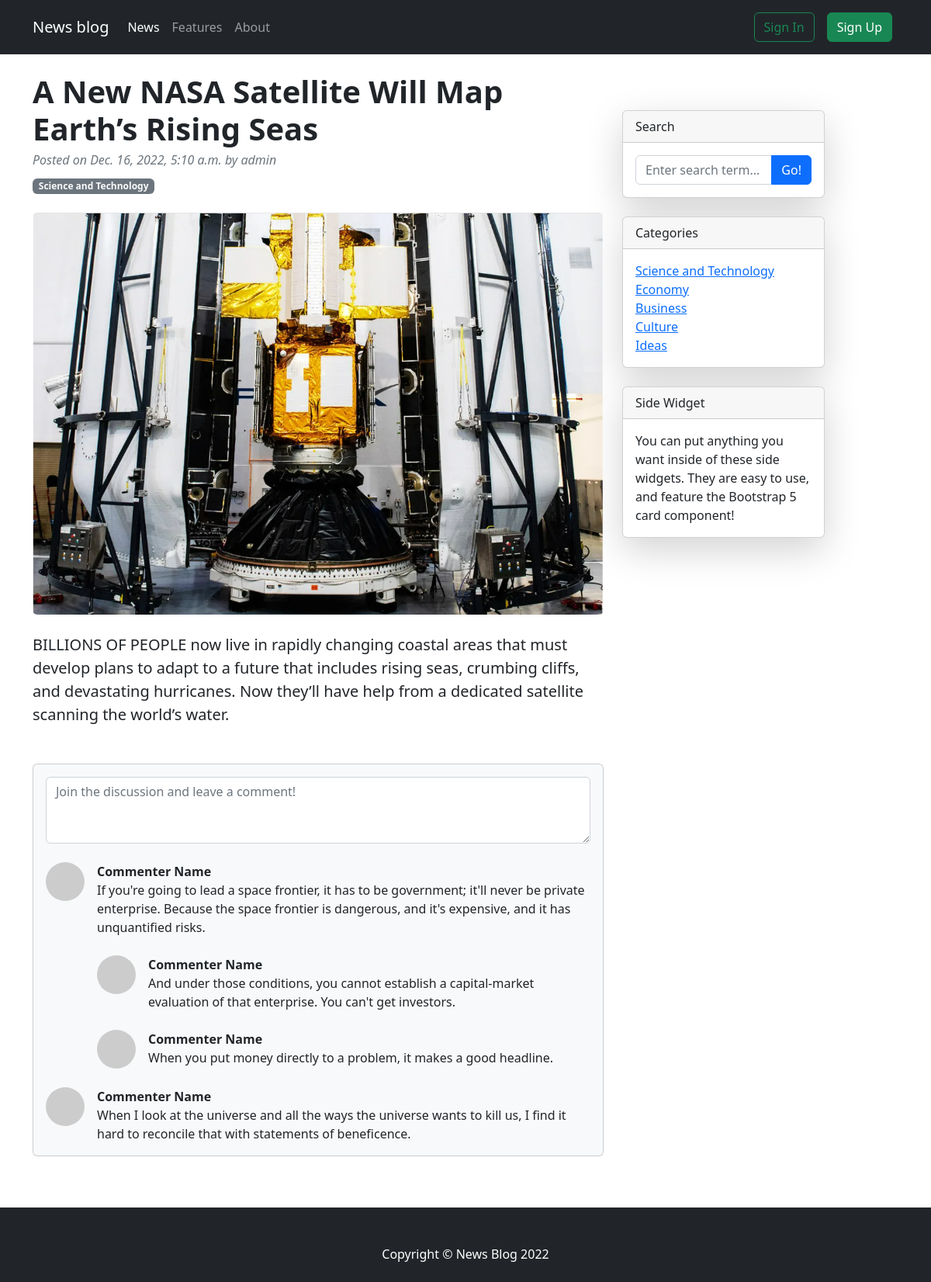
Page /2/ on the committed database.
### news/models.py (models this page shows, shortened)
class News(models.Model):
    author = models.ForeignKey(User, on_delete=models.CASCADE)
    category = models.ForeignKey(Category, on_delete=models.CASCADE)
    title = models.CharField(max_length=100)
    description = models.CharField(max_length=150)
    image = models.ImageField(upload_to='news/images/')
    article = models.TextField()
    date = models.DateTimeField(auto_now=True)
    class Meta:
        verbose_name_plural = 'News'

class Category(models.Model):
    name = models.CharField(max_length=32)
    class Meta:
        verbose_name_plural = 'Category'
    def __str__(self):
        return self.name

### news/views.py (the view)
# urls.py: path('<int:news_pk>/', news_views.article, name='article'),
def article(request, news_pk):
    categories = Category.objects.all()
    try:
        news = News.objects.get(pk=news_pk)
        context = {'page_name': news.title, 'news': news, 'categories': categories}
        return render(request, template_name='article.html', context=context)
    except News.DoesNotExist:
        context = {'page_name': 'Does Not Exist', 'categories': categories, 'error': 'This article does not exist'}
        return render(request, template_name='article.html', context=context)

### news/templates/article.html (shortened to what this page needs)
{% extends 'base.html' %}
{% block content %}
{% if news %}
        <div class="container mt-4 mb-4">
            <div class="row">
                <div class="col-lg-8">
                    <article>
                        <header class="mb-4">
                            <h1 class="fw-bolder mb-1">{{ news.title }}</h1>
                            <div class="text-muted fst-italic mb-2">Posted on {{ news.date }} by {{ news.author }}</div>
                            <a class="badge bg-secondary text-decoration-none link-light" href="#!">{{ news.category }}</a>
                        </header>
                        <figure class="mb-4"><img class="img-fluid rounded" src="{{ news.image.url }}" alt="..." /></figure>
                        <section class="mb-5">
                            <p class="fs-5 mb-4">{{ news.article }}</p>
                        </section>
                    </article>
                    <section class="mb-5">
                        <div class="card bg-light">
                            <div class="card-body">
                                <form class="mb-4"><textarea class="form-control" rows="3" placeholder="Join the discussion and leave a comment!"></textarea></form>
                                <div class="d-flex mb-4">
                                    <div class="flex-shrink-0"><img class="rounded-circle" src="https://dummyimage.com/50x50/ced4da/6c757d.jpg" alt="..." /></div>
                                    <div class="ms-3">
                                        <div class="fw-bold">Commenter Name</div>
                                        If you're going to lead a space frontier, it has to be government; it'll never be private enterprise. Because the space frontier is dangerous, and it's expensive, and it has unquantified risks.
                                        <div class="d-flex mt-4">
                                            <div class="flex-shrink-0"><img class="rounded-circle" src="https://dummyimage.com/50x50/ced4da/6c757d.jpg" alt="..." /></div>
                                            <div class="ms-3">
                                                <div class="fw-bold">Commenter Name</div>
                                                And under those conditions, you cannot establish a capital-market evaluation of that enterprise. You can't get investors.
                                            </div>
                                        </div>
                                        <div class="d-flex mt-4">
                                            <div class="flex-shrink-0"><img class="rounded-circle" src="https://dummyimage.com/50x50/ced4da/6c757d.jpg" alt="..." /></div>
                                            <div class="ms-3">
                                                <div class="fw-bold">Commenter Name</div>
                                                When you put money directly to a problem, it makes a good headline.
                                            </div>
                                        </div>
                                    </div>
                                </div>
                                <div class="d-flex">
                                    <div class="flex-shrink-0"><img class="rounded-circle" src="https://dummyimage.com/50x50/ced4da/6c757d.jpg" alt="..." /></div>
                                    <div class="ms-3">
                                        <div class="fw-bold">Commenter Name</div>
                                        When I look at the universe and all the ways the universe wants to kill us, I find it hard to reconcile that with statements of beneficence.
                                    </div>
                                </div>
                            </div>
                        </div>
                    </section>
                </div>
{% endif %}
                <div class="col-lg-3 mt-5">
                    <div class="card mb-4 shadow-lg">
                        <div class="card-header">Search</div>
                        <div class="card-body">
                            <div class="input-group">
                                <input class="form-control" type="text" placeholder="Enter search term..." aria-label="Enter search term..." aria-describedby="button-search" />
                                <button class="btn btn-primary" id="button-search" type="button">Go!</button>
                            </div>
                        </div>
                    </div>
                    <div class="card mb-4 shadow-lg">
                    <div class="card-header">Categories</div>
                    <div class="card-body">
                        <div class="row">
                            <div class="col">
                                <ul class="list-unstyled mb-0">
                                    {% for cat in categories %}
                                    <li><a href="{% url 'news' cat.id %}">{{ cat }}</a></li>
                                    {% endfor %}
                                </ul>
                            </div>
                        </div>
                    </div>
                </div>
                    <div class="card mb-4 shadow-lg">
                        <div class="card-header">Side Widget</div>
                        <div class="card-body">You can put anything you want inside of these side widgets. They are easy to use, and feature the Bootstrap 5 card component!</div>
                    </div>
                </div>
            </div>
        </div>
{% endblock %}

### static/css/style.css (style rules this page uses)
* { margin: 0; padding: 0; }
html, body { height: 100%; }

### rows in the picture
News: title "A New NASA Satellite Will Map Earth’s Rising Seas", date "Dec. 16, 2022, 5:10 a.m.", author "admin", category "Science and Technology", image (picture), article "BILLIONS OF PEOPLE now live in rapidly changing coastal areas that must develop plans to adapt to a future that includes rising seas, crumbing cliffs, and devastating hurricanes. Now they’ll have help from a dedicated satellite scanning the world’s water."
Category: name "Science and Technology"
Category: name "Economy"
Category: name "Business"
Category: name "Culture"
Category: name "Ideas"
